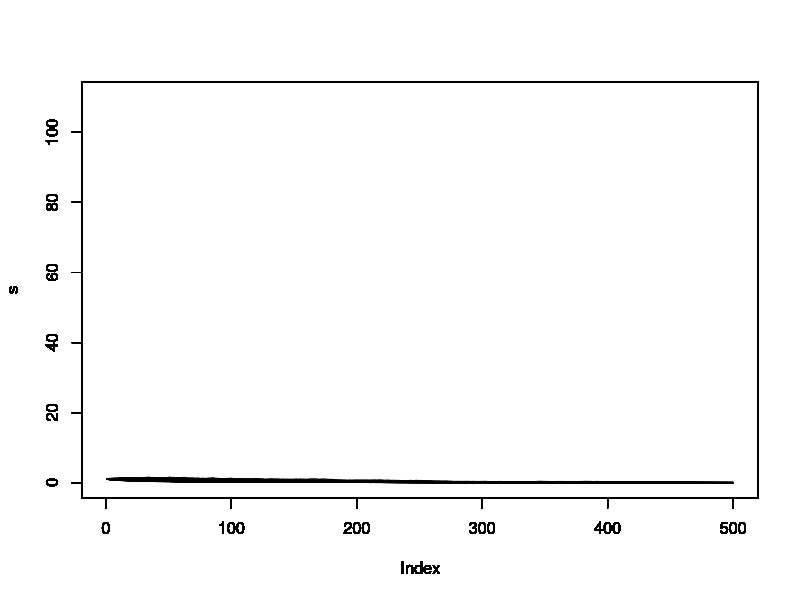

Write the R code that produced this figure. (Note: this script raises an error after producing the figure.)
i<-1;
wm2<-NULL;
for(j in 1:1000)
{
	z<-rnorm(500,mean=0,sd=1);
	w<-NULL;
	t<-seq(0,5,length.out=500);
	w[1]=1;
	sig<-0.4;
	mu<--1;
	for(i in 2:500)
	{
		w[i]=w[i-1]*(exp(((mu-(sig*sig/2))*(t[i]-t[i-1]))+(sig*(sqrt(t[i]-t[i-1]))*(z[i]))));
	}
	wm2[j]=w[500];
	
	s<-w;
	plot(s,type="l",col="black",ylim=c(0,110));
	par(new=TRUE);
}
k1<-print(k2);
